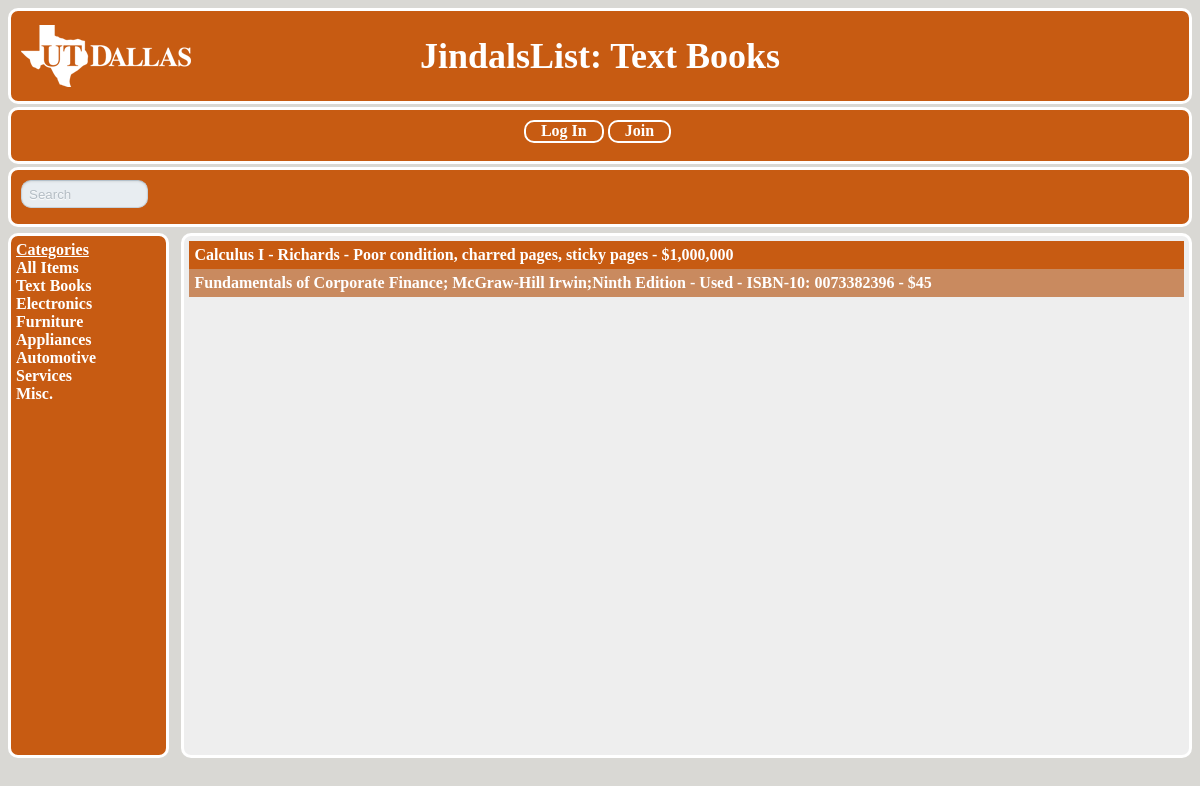
Page /Textbooks.php on the committed database.
### tables this page shows
CREATE TABLE IF NOT EXISTS `items` (
  `item_id` int(5) NOT NULL AUTO_INCREMENT,
  `item_name` text NOT NULL,
  `item_desc` varchar(50) NOT NULL,
  `item_type` text NOT NULL,
  `item_price` varchar(11) NOT NULL,
  `user_id` int(5) NOT NULL,
  PRIMARY KEY (`item_id`)
);

### Textbooks.php (the view, shortened to what this page needs)
<html>
<head>
<link rel = "stylesheet" type = "text/css"
href = "main.css">
</head>
<body>
<div id="container">
<div id="header">
<h1>
<a href="Index.php">JindalsList: Text Books</a>
</h1>
</div>
<div id="navigation">
 <nav>
         <ul><center>
            <?php
            if(isset($_SESSION['user_name']))
            {
            print("<li><a href="."myitems.php".">My Items</a></li>");
            print("<li><a href="."newitem.html".">Post New Item</a></li>");
            print("<li><a href="."logout.php".">Log Out</a></li>");
            }
            else
            {
            print("<li><a href="."login.php".">Log In</a></li>");
            print("<li><a href="."newuser.html".">Join</a></li>");
            }
            ?>
         </ul>
      </nav>
</div>
<div id="searchbar">
<form id="searchForm" method="get" action="keyword.php">
<div class="input">
<input type="text" name="search" id="s" value="Search" autocomplete=off>
</div>
</form>
</div>
<div id="categories">
<b><u>Categories</u></b><br/>
<a href="Index.php">All Items</a><br/>
<a href="Textbooks.php">Text Books</a><br/>
<a href="Electronics.php">Electronics</a><br/>
<a href="Furniture.php">Furniture</a><br/>
<a href="Appliances.php">Appliances</a><br/>
<a href="Automotive.php">Automotive</a><br/>
<a href="Services.php">Services</a><br/>
<a href="Misc.php">Misc.</a><br/>
</div>
<div id="content">
 <?php
         $queryitem = "SELECT items.item_type, items.item_name, items.item_desc, items.item_price, user.user_email FROM user, items WHERE user.user_id = items.user_id AND items.item_type = 'textbook' ORDER BY items.item_name";
         $database = mysql_connect("localhost", "root", "");
         $itemresult = mysql_query($queryitem, $database);
      ?>
      <table>
      <?php
         while ($row = mysql_fetch_array($itemresult))
         {
            print("<tr>");
            print("<td><a href=mailto:".$row['user_email']."?Subject=JindalsList:%20".$row['item_type']."%20for%20sale>".$row['item_name']." - ".$row['item_desc']." - ".$row['item_price']."</a></td>");
            print("</tr>");
         }
      ?>
      </table>
</div>
</div>
</body>
</html>

### main.css (style rules this page uses)
body { background-color:#D9D8D4; font-family: serif; }
h1 { text-align:center; }
#container { width:100%; height:100%; }
#header { font-size:18px; background-color:#C75B12; background-image:url('utd-header-logo.png'); background-repeat:no-repeat; background-position:10px; border-style:solid; border-color:white; margin:3px auto; color:white; border-radius:10px; }
#navigation { background-color:#C75B12; border-style:solid; border-color:white; padding:12px 5px 0px 0px; margin:3px auto; height:5%; position: relative; border-radius:10px; }
#searchbar { background-color:#C75B12; border-style:solid; border-color:white; height:5%; padding:10px 10px 4px 10px; margin:3px auto; text-align:center; position: relative; border-radius:10px; }
#categories { font-size:16px; background-color:#C75B12; height:65%; width:11%; margin:3px auto; color:white; border-style:solid; text-align:left; border-color:white; padding:5px 20px 5px 5px; float:left; position: relative; border-radius:10px; }
#content { background-color:#EEEEEE; height:65%; width:84%; border-style:solid; border-color:white; margin:3px auto; padding:5px 5px 5px 5px; float:right; position: relative; border-radius:10px; }
table { background-color: #F0F0F0; border-collapse: collapse; border: 2px solid C75B12; width:100%; }
td { padding: 5px; }
tr:nth-child(odd) { background-color: #C75B12; }
tr { background-color: #C98A5F; }
nav { font-weight: bold; color:white; text-align: center; }
nav ul { display: inline; margin:0; padding:0; padding-top:0px; padding-bottom:0px; }
nav ul li { border: 2px solid white; font-size:16px; background-color:#C75B12; color: black; margin:2px; padding:15px; padding-top:0px; padding-bottom:2px; display:inline; border-radius:10px; }
a { font-weight: bold; text-decoration: none; color:white; }
#searchForm { width:99%; position:relative; display:block; }
div.input { width:10%; position: relative; padding:5px 5px 5px 5px; border-radius:10px; border:1px solid #c6d2db; border-top:1px solid #b4c1cb; box-shadow:inset 0 1px 2px rgba(0,0,0,0.08); float:left; background:#e8edf1; }
input#s { width:100%; height:100%; border:0; border-radius:10px; background:transparent; height:16px; color:#b4bdc4; text-shadow:0 1px 1px #fff; }

### rows in the picture
items: item_name "Calculus I - Richards", item_desc "Poor condition, charred pages, sticky pages", item_price "$1,000,000"
items: item_name "Fundamentals of Corporate Finance; McGraw-Hill Irwin;Ninth Edition", item_desc "Used - ISBN-10: 0073382396", item_price "$45"
